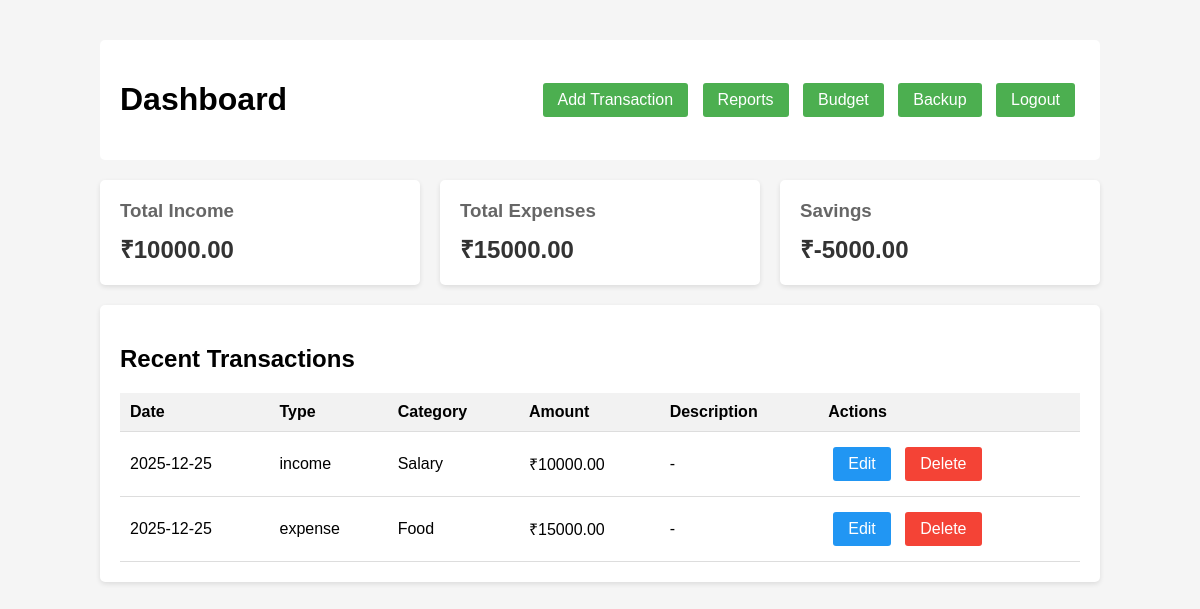
The app's page /dashboard (signed in) with its own data.
### tables this page shows
CREATE TABLE transactions (
        id INTEGER PRIMARY KEY AUTOINCREMENT,
        user_id INTEGER,
        type TEXT,
        category TEXT,
        amount REAL,
        date TEXT,
        description TEXT
    );

### main.py (the view)
@app.route("/dashboard")
def dashboard():
    if "user_id" not in session:
        return redirect("/")
    user_id = session["user_id"]
    conn = sqlite3.connect("finance.db")
    cursor = conn.cursor()
    current_month = date.today().strftime("%Y-%m")
    cursor.execute("""
        SELECT type, SUM(amount) FROM transactions
        WHERE user_id=? AND date LIKE ?
        GROUP BY type
    """, (user_id, f"{current_month}%"))
    results = cursor.fetchall()
    income = 0
    expense = 0
    for row in results:
        if row[0] == "income":
            income = row[1] or 0
        elif row[0] == "expense":
            expense = row[1] or 0
    savings = income - expense
    cursor.execute("""
        SELECT id, type, category, amount, date, description
        FROM transactions
        WHERE user_id=?
        ORDER BY date DESC
        LIMIT 10
    """, (user_id,))
    transactions = cursor.fetchall()
    conn.close()
    return render_template("dashboard.html",
                         income=income,
                         expense=expense,
                         savings=savings,
                         transactions=transactions)

### templates/dashboard.html (shortened to what this page needs)
<!DOCTYPE html>
<html>
<head>
</head>
<body>
    <div class="header">
        <h1>Dashboard</h1>
        <div>
            <a href="/add" class="btn">Add Transaction</a>
            <a href="/reports" class="btn">Reports</a>
            <a href="/budget" class="btn">Budget</a>
            <a href="/backup" class="btn">Backup</a>
            <a href="/logout" class="btn">Logout</a>
        </div>
    </div>
    <div class="summary">
        <div class="card income">
            <h3>Total Income</h3>
            <div class="amount">₹{{ "%.2f"|format(income) }}</div>
        </div>
        <div class="card expense">
            <h3>Total Expenses</h3>
            <div class="amount">₹{{ "%.2f"|format(expense) }}</div>
        </div>
        <div class="card savings">
            <h3>Savings</h3>
            <div class="amount">₹{{ "%.2f"|format(savings) }}</div>
        </div>
    </div>
    <div class="transactions">
        <h2>Recent Transactions</h2>
        {% if transactions %}
        <table>
            <tr>
                <th>Date</th>
                <th>Type</th>
                <th>Category</th>
                <th>Amount</th>
                <th>Description</th>
                <th>Actions</th>
            </tr>
            {% for t in transactions %}
            <tr>
                <td>{{ t[4] }}</td>
                <td>{{ t[1] }}</td>
                <td>{{ t[2] }}</td>
                <td>₹{{ "%.2f"|format(t[3]) }}</td>
                <td>{{ t[5] or '-' }}</td>
                <td>
                    <a href="/edit/{{ t[0] }}" class="btn btn-edit">Edit</a>
                    <a href="/delete/{{ t[0] }}" class="btn btn-danger" onclick="return confirm('Delete this transaction?')">Delete</a>
                </td>
            </tr>
            {% endfor %}
        </table>
        {% else %}
        <p>No transactions yet. <a href="/add">Add your first transaction</a></p>
        {% endif %}
    </div>
</body>
</html>

### templates/dashboard.html (style rules this page uses)
body { font-family: Arial, sans-serif; max-width: 1000px; margin: 20px auto; padding: 20px; background-color: #f5f5f5; }
.header { background: white; padding: 20px; border-radius: 5px; margin-bottom: 20px; display: flex; justify-content: space-between; align-items: center; }
.summary { display: flex; gap: 20px; margin-bottom: 20px; }
.card { background: white; padding: 20px; border-radius: 5px; flex: 1; box-shadow: 0 2px 5px rgba(0,0,0,0.1); }
.card h3 { margin: 0 0 10px 0; color: #666; }
.card .amount { font-size: 24px; font-weight: bold; color: #333; }
.transactions { background: white; padding: 20px; border-radius: 5px; box-shadow: 0 2px 5px rgba(0,0,0,0.1); }
table { width: 100%; border-collapse: collapse; }
th, td { padding: 10px; text-align: left; border-bottom: 1px solid #ddd; }
th { background-color: #f2f2f2; }
.btn { padding: 8px 15px; background-color: #4CAF50; color: white; text-decoration: none; border-radius: 3px; display: inline-block; margin: 5px; }
.btn-danger { background-color: #f44336; }
.btn-edit { background-color: #2196F3; }

### records on screen
transactions: date "2025-12-25", type "income", category "Salary", amount "10000.00", description "-"
transactions: date "2025-12-25", type "expense", category "Food", amount "15000.00", description "-"

### other values on screen
{{ "%.2f"|format(income) }} "10000.00"
{{ "%.2f"|format(expense) }} "15000.00"
{{ "%.2f"|format(savings) }} "-5000.00"
